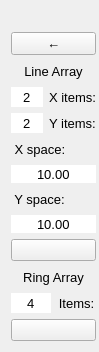
          <widget class="QWidget" name="scrollAreaWidgetContents">
           <property name="geometry">
            <rect>
             <x>0</x>
             <y>0</y>
             <width>98</width>
             <height>336</height>
            </rect>
           </property>
           <layout class="QVBoxLayout" name="verticalLayout_4">
            <property name="rightMargin">
             <number>3</number>
            </property>
            <item>
             <widget class="QLabel" name="array_tool">
              <property name="font">
               <font>
                <pointsize>10</pointsize>
               </font>
              </property>
              <property name="styleSheet">
               <string notr="true">background-color:none</string>
              </property>
              <property name="text">
               <string/>
              </property>
              <property name="alignment">
               <set>Qt::AlignCenter</set>
              </property>
             </widget>
            </item>
            <item>
             <widget class="QPushButton" name="back_btn_0">
              <property name="font">
               <font>
                <pointsize>10</pointsize>
               </font>
              </property>
              <property name="focusPolicy">
               <enum>Qt::NoFocus</enum>
              </property>
              <property name="text">
               <string>←</string>
              </property>
             </widget>
            </item>
            <item>
             <widget class="QLabel" name="label_7">
              <property name="minimumSize">
               <size>
                <width>0</width>
                <height>20</height>
               </size>
              </property>
              <property name="font">
               <font>
                <pointsize>10</pointsize>
               </font>
              </property>
              <property name="styleSheet">
               <string notr="true">background-color:none</string>
              </property>
              <property name="text">
               <string>Line Array</string>
              </property>
              <property name="alignment">
               <set>Qt::AlignCenter</set>
              </property>
             </widget>
            </item>
            <item>
             <layout class="QHBoxLayout" name="horizontalLayout_5">
              <item>
               <widget class="QSpinBox" name="array_x_item">
                <property name="sizePolicy">
                 <sizepolicy hsizetype="Minimum" vsizetype="Preferred">
                  <horstretch>0</horstretch>
                  <verstretch>0</verstretch>
                 </sizepolicy>
                </property>
                <property name="maximumSize">
                 <size>
                  <width>40</width>
                  <height>16777215</height>
                 </size>
                </property>
                <property name="font">
                 <font>
                  <pointsize>10</pointsize>
                 </font>
                </property>
                <property name="frame">
                 <bool>false</bool>
                </property>
                <property name="alignment">
                 <set>Qt::AlignCenter</set>
                </property>
                <property name="buttonSymbols">
                 <enum>QAbstractSpinBox::NoButtons</enum>
                </property>
                <property name="minimum">
                 <number>-100</number>
                </property>
                <property name="maximum">
                 <number>100</number>
                </property>
                <property name="value">
                 <number>2</number>
                </property>
               </widget>
              </item>
              <item>
               <widget class="QLabel" name="label">
                <property name="minimumSize">
                 <size>
                  <width>0</width>
                  <height>20</height>
                 </size>
                </property>
                <property name="font">
                 <font>
                  <pointsize>10</pointsize>
                 </font>
                </property>
                <property name="text">
                 <string>X items:</string>
                </property>
                <property name="alignment">
                 <set>Qt::AlignCenter</set>
                </property>
               </widget>
              </item>
             </layout>
            </item>
            <item>
             <layout class="QHBoxLayout" name="horizontalLayout_6">
              <item>
               <widget class="QSpinBox" name="array_y_item">
                <property name="sizePolicy">
                 <sizepolicy hsizetype="Minimum" vsizetype="Preferred">
                  <horstretch>0</horstretch>
                  <verstretch>0</verstretch>
                 </sizepolicy>
                </property>
                <property name="maximumSize">
                 <size>
                  <width>40</width>
                  <height>16777215</height>
                 </size>
                </property>
                <property name="font">
                 <font>
                  <pointsize>10</pointsize>
                 </font>
                </property>
                <property name="frame">
                 <bool>false</bool>
                </property>
                <property name="alignment">
                 <set>Qt::AlignCenter</set>
                </property>
                <property name="buttonSymbols">
                 <enum>QAbstractSpinBox::NoButtons</enum>
                </property>
                <property name="minimum">
                 <number>-100</number>
                </property>
                <property name="maximum">
                 <number>100</number>
                </property>
                <property name="value">
                 <number>2</number>
                </property>
               </widget>
              </item>
              <item>
               <widget class="QLabel" name="label_2">
                <property name="minimumSize">
                 <size>
                  <width>0</width>
                  <height>20</height>
                 </size>
                </property>
                <property name="font">
                 <font>
                  <pointsize>10</pointsize>
                 </font>
                </property>
                <property name="text">
                 <string>Y items:</string>
                </property>
                <property name="alignment">
                 <set>Qt::AlignCenter</set>
                </property>
               </widget>
              </item>
             </layout>
            </item>
            <item>
             <widget class="QLabel" name="label_3">
              <property name="minimumSize">
               <size>
                <width>0</width>
                <height>20</height>
               </size>
              </property>
              <property name="font">
               <font>
                <pointsize>10</pointsize>
               </font>
              </property>
              <property name="text">
               <string> X space:</string>
              </property>
             </widget>
            </item>
            <item>
             <widget class="QDoubleSpinBox" name="array_x_space">
              <property name="sizePolicy">
               <sizepolicy hsizetype="Minimum" vsizetype="Preferred">
                <horstretch>0</horstretch>
                <verstretch>0</verstretch>
               </sizepolicy>
              </property>
              <property name="font">
               <font>
                <pointsize>10</pointsize>
               </font>
              </property>
              <property name="frame">
               <bool>false</bool>
              </property>
              <property name="alignment">
               <set>Qt::AlignCenter</set>
              </property>
              <property name="buttonSymbols">
               <enum>QAbstractSpinBox::NoButtons</enum>
              </property>
              <property name="maximum">
               <double>10000.000000000000000</double>
              </property>
              <property name="value">
               <double>10.000000000000000</double>
              </property>
             </widget>
            </item>
            <item>
             <widget class="QLabel" name="label_4">
              <property name="minimumSize">
               <size>
                <width>0</width>
                <height>20</height>
               </size>
              </property>
              <property name="font">
               <font>
                <pointsize>10</pointsize>
               </font>
              </property>
              <property name="text">
               <string> Y space:</string>
              </property>
             </widget>
            </item>
            <item>
             <widget class="QDoubleSpinBox" name="array_y_space">
              <property name="sizePolicy">
               <sizepolicy hsizetype="Minimum" vsizetype="Preferred">
                <horstretch>0</horstretch>
                <verstretch>0</verstretch>
               </sizepolicy>
              </property>
              <property name="font">
               <font>
                <pointsize>10</pointsize>
               </font>
              </property>
              <property name="frame">
               <bool>false</bool>
              </property>
              <property name="alignment">
               <set>Qt::AlignCenter</set>
              </property>
              <property name="buttonSymbols">
               <enum>QAbstractSpinBox::NoButtons</enum>
              </property>
              <property name="maximum">
               <double>10000.000000000000000</double>
              </property>
              <property name="value">
               <double>10.000000000000000</double>
              </property>
             </widget>
            </item>
            <item>
             <widget class="QPushButton" name="line_array_btn">
              <property name="focusPolicy">
               <enum>Qt::NoFocus</enum>
              </property>
              <property name="toolTip">
               <string>Line Array</string>
              </property>
              <property name="icon">
               <iconset>
                <normaloff>:/icons/line_array_btn.png</normaloff>:/icons/line_array_btn.png</iconset>
              </property>
              <property name="iconSize">
               <size>
                <width>24</width>
                <height>24</height>
               </size>
              </property>
             </widget>
            </item>
            <item>
             <widget class="QLabel" name="label_8">
              <property name="minimumSize">
               <size>
                <width>0</width>
                <height>20</height>
               </size>
              </property>
              <property name="font">
               <font>
                <pointsize>10</pointsize>
               </font>
              </property>
              <property name="styleSheet">
               <string notr="true">background-color:none</string>
              </property>
              <property name="text">
               <string>Ring Array</string>
              </property>
              <property name="alignment">
               <set>Qt::AlignCenter</set>
              </property>
             </widget>
            </item>
            <item>
             <layout class="QHBoxLayout" name="horizontalLayout_7">
              <item>
               <widget class="QSpinBox" name="array_item">
                <property name="sizePolicy">
                 <sizepolicy hsizetype="Minimum" vsizetype="Preferred">
                  <horstretch>0</horstretch>
                  <verstretch>0</verstretch>
                 </sizepolicy>
                </property>
                <property name="maximumSize">
                 <size>
                  <width>40</width>
                  <height>16777215</height>
                 </size>
                </property>
                <property name="font">
                 <font>
                  <pointsize>10</pointsize>
                 </font>
                </property>
                <property name="frame">
                 <bool>false</bool>
                </property>
                <property name="alignment">
                 <set>Qt::AlignCenter</set>
                </property>
                <property name="buttonSymbols">
                 <enum>QAbstractSpinBox::NoButtons</enum>
                </property>
                <property name="maximum">
                 <number>720</number>
                </property>
                <property name="value">
                 <number>4</number>
                </property>
               </widget>
              </item>
              <item>
               <widget class="QLabel" name="label_6">
                <property name="minimumSize">
                 <size>
                  <width>0</width>
                  <height>20</height>
                 </size>
                </property>
                <property name="font">
                 <font>
                  <pointsize>10</pointsize>
                 </font>
                </property>
                <property name="text">
                 <string>Items:</string>
                </property>
                <property name="alignment">
                 <set>Qt::AlignCenter</set>
                </property>
               </widget>
              </item>
             </layout>
            </item>
            <item>
             <widget class="QPushButton" name="ring_array_btn">
              <property name="focusPolicy">
               <enum>Qt::NoFocus</enum>
              </property>
              <property name="toolTip">
               <string>Ring Array</string>
              </property>
              <property name="icon">
               <iconset>
                <normaloff>:/icons/ring_array_btn.png</normaloff>:/icons/ring_array_btn.png</iconset>
              </property>
              <property name="iconSize">
               <size>
                <width>24</width>
                <height>24</height>
               </size>
              </property>
             </widget>
            </item>
            <item>
             <spacer name="verticalSpacer_2">
              <property name="orientation">
               <enum>Qt::Vertical</enum>
              </property>
              <property name="sizeHint" stdset="0">
               <size>
                <width>20</width>
                <height>40</height>
               </size>
              </property>
             </spacer>
            </item>
           </layout>
          </widget>
